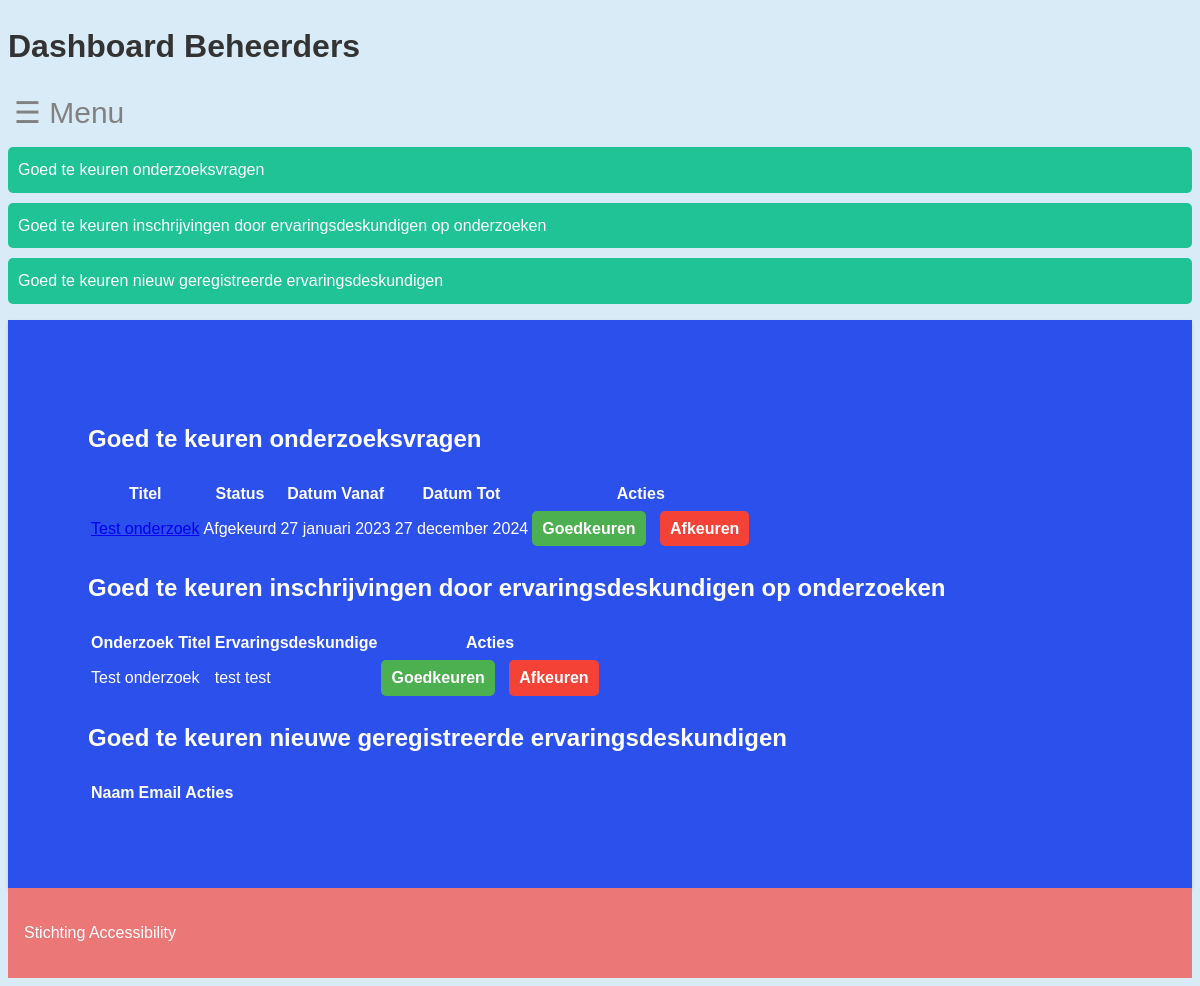
The page /beheerders/dashboard/ (signed in) on the database its author committed.
### core/models.py (models this page shows, shortened)
class Onderzoek(models.Model):
    onderzoek_id = models.AutoField(primary_key=True)
    titel = models.CharField(max_length=255)
    status = models.CharField(max_length=50, blank=True, null=True)
    beschikbaar = models.BooleanField(default=True)
    datum_vanaf = models.DateField(blank=True, null=True)
    datum_tot = models.DateField(blank=True, null=True)
    type_onderzoek = models.CharField(max_length=50, blank=True, null=True)
    locatie = models.CharField(max_length=255, blank=True, null=True)
    met_beloning = models.BooleanField(default=False)
    beloning = models.CharField(max_length=255, blank=True, null=True)
    doelgroep_leeftijd_van = models.IntegerField(blank=True, null=True)
    doelgroep_leeftijd_tot = models.IntegerField(blank=True, null=True)
    doelgroep_beperking = models.CharField(max_length=255, blank=True, null=True)
    organisatie = models.ForeignKey(Organisaties, on_delete=models.CASCADE)
    class Meta:
        db_table = 'Onderzoek'

class OnderzoekErvaringsdeskundige(models.Model):
    onderzoek = models.ForeignKey(Onderzoek, on_delete=models.CASCADE)
    ervaringsdeskundige = models.ForeignKey(Ervaringsdeskundige, on_delete=models.CASCADE)
    is_goedgekeurd = models.BooleanField(default=False)
    class Meta:
        db_table = 'onderzoek_ervaringsdeskundige'
        unique_together = ('onderzoek', 'ervaringsdeskundige')

class Ervaringsdeskundige(models.Model):
    ervaringsdeskundige_id = models.AutoField(primary_key=True)
    bijzonderheden = models.TextField(blank=True, null=True)
    voorkeur_benadering = models.CharField(max_length=255, blank=True, null=True)
    bijzonderheden_beschikbaar = models.CharField(max_length=255, blank=True, null=True)
    gebruiker = models.ForeignKey(Gebruikers, on_delete=models.CASCADE)
    beperkingen = models.ForeignKey(Beperkingen, on_delete=models.SET_NULL, null=True, blank=True)
    toezichthouder = models.ForeignKey(Toezichthouder, on_delete=models.SET_NULL, null=True, blank=True)
    hulpmiddelen = models.ForeignKey(Hulpmiddelen, on_delete=models.SET_NULL, null=True, blank=True)
    is_goedgekeurd = models.BooleanField(default=False)
    class Meta:
        db_table = 'ervaringsdeskundige'

class Gebruikers(AbstractBaseUser, PermissionsMixin):
    gebruiker_id = models.AutoField(primary_key=True)
    voornaam = models.CharField(max_length=255)
    achternaam = models.CharField(max_length=255)
    is_beheerder = models.BooleanField(default=False)
    postcode = models.CharField(max_length=6, blank=True, null=True)
    geslacht = models.CharField(max_length=10, blank=True, null=True)
    email = models.EmailField(unique=True)
    telefoonnummer = models.CharField(max_length=20, blank=True, null=True)
    geboortedatum = models.DateField()
    last_login = models.DateTimeField(blank=True, null=True)
    objects = GebruikersManager()
    USERNAME_FIELD = 'email'
    REQUIRED_FIELDS = []
    class Meta:
        db_table = 'gebruikers'
    @property
    def is_staff(self):
        return self.is_beheerder

### beheerders/views.py (the view)
# urls.py: path('dashboard/', onderzoek_dashboard, name='dashboard_beheer'),
@login_required()
def onderzoek_dashboard(request):
    User = get_user_model()
    if not request.user.is_staff:
        return redirect('dashboard_deskundige')
    niet_goedgekeurde_inschrijvingen = OnderzoekErvaringsdeskundige.objects.filter(is_goedgekeurd=False)
    nieuwe_ervaringsdeskundigen = Ervaringsdeskundige.objects.filter(is_goedgekeurd=False)
    onderzoeken = Onderzoek.objects.filter(status__in=['', 'Afgekeurd'])
    return render(request, 'dashboard_beheer.html', {
        'niet_goedgekeurde_inschrijvingen': niet_goedgekeurde_inschrijvingen,
        'nieuwe_ervaringsdeskundigen': nieuwe_ervaringsdeskundigen,
        'onderzoeken': onderzoeken,
    })

### beheerders/templates/dashboard_beheer.html (shortened to what this page needs)
<!DOCTYPE html>
<html lang="nl">
<head>
    {% load static %}
    <link rel="stylesheet" href="{% static 'CSS/beheerders.css' %}" type="text/css">
</head>
<body>
<header role="banner">
    <h1>Dashboard Beheerders</h1>
</header>
<header>
    <button aria-label="Open Menu" id="openMenu">&#9776; Menu</button>
</header>
<nav role="navigation">
    <ul>
        <li><a href="#onderzoeksvragen">Goed te keuren onderzoeksvragen</a></li>
        <li><a href="#inschrijvingen">Goed te keuren inschrijvingen door ervaringsdeskundigen op onderzoeken</a></li>
        <li><a href="#geregistreerde_evd">Goed te keuren nieuw geregistreerde ervaringsdeskundigen</a></li>
    </ul>
</nav>
<main role="main">
    <section id="onderzoeksvragen" tabindex="-1">
        <h2>Goed te keuren onderzoeksvragen</h2>
        <table>
            <thead>
            <tr>
                <th>Titel</th>
                <th>Status</th>
                <th>Datum Vanaf</th>
                <th>Datum Tot</th>
                <th>Acties</th>
            </tr>
            </thead>
            <tbody>
            {% for onderzoek in onderzoeken %}
                <tr>
                    <td>
                        <a href="{% url 'onderzoek_gegevens' onderzoek.pk %}">{{ onderzoek.titel }}</a>
                    </td>
                    <td>{{ onderzoek.status }}</td>
                    <td>{{ onderzoek.datum_vanaf }}</td>
                    <td>{{ onderzoek.datum_tot }}</td>
                    <td>
                        <a href="{% url 'onderzoek_goedkeuren' onderzoek.pk %}" class="goedkeur-link">Goedkeuren</a>
                        <a href="{% url 'onderzoek_afkeuren' onderzoek.pk %}" class="afkeur-link" style="margin-left: 10px;">Afkeuren</a>
                    </td>
                </tr>
            {% endfor %}
            </tbody>
        </table>
    </section>
    <section id="inschrijvingen" tabindex="-1">
        <h2>Goed te keuren inschrijvingen door ervaringsdeskundigen op onderzoeken</h2>
        <table>
            <thead>
            <tr>
                <th>Onderzoek Titel</th>
                <th>Ervaringsdeskundige</th>
                <th>Acties</th>
            </tr>
            </thead>
            <tbody>
            {% for inschrijving in niet_goedgekeurde_inschrijvingen %}
                <tr>
                    <td>{{ inschrijving.onderzoek.titel }}</td>
                    <td>{{ inschrijving.ervaringsdeskundige.gebruiker.voornaam }} {{ inschrijving.ervaringsdeskundige.gebruiker.achternaam }}</td>
                    <td>
                        <a href="{% url 'inschrijving_goedkeuren' inschrijving.pk %}"
                           class="goedkeur-link">Goedkeuren</a>
                        <a href="{% url 'inschrijving_afkeuren' inschrijving.pk %}" class="afkeur-link"
                           style="margin-left: 10px;">Afkeuren</a>
                    </td>
                </tr>
            {% endfor %}
            </tbody>
        </table>
    </section>
    <section id="geregistreerde_evd" tabindex="-1">
        <h2>Goed te keuren nieuwe geregistreerde ervaringsdeskundigen</h2>
        <table>
            <thead>
            <tr>
                <th>Naam</th>
                <th>Email</th>
                <th>Acties</th>
            </tr>
            </thead>
        </table>
    </section>
</main>
<footer>
    <p>Stichting Accessibility</p>
</footer>
</body>
</html>

### beheerders/static/CSS/beheerders.css (style rules this page uses)
body { font-family: Arial, sans-serif; color: #333; line-height: 1.6; background-color: #d9ebf7; }
nav ul { list-style: none; padding: 0; }
nav ul li { background-color: #1fc396; margin: 10px 0; padding: 10px; border-radius: 5px; }
nav ul li a { color: white; text-decoration: none; }
main { margin: 0 auto; padding: 5rem; background-color: #2b50ec; color: white; box-shadow: 0 2px 4px rgba(0, 0, 0, 0.1); }
footer { padding: 1rem; text-align: left; background-color: #ec7777; color: white; }
#openMenu { font-size: 30px; cursor: pointer; background: none; border: none; color: #818181; }
.goedkeur-link, .afkeur-link { display: inline-block; padding: 5px 10px; color: #fff; text-decoration: none; border-radius: 5px; font-weight: bold; }
.goedkeur-link { background-color: #4CAF50; }
.afkeur-link { background-color: #f44336; }

### rows shown on the page
Onderzoek: titel "Test onderzoek", status "Afgekeurd", datum_vanaf "27 januari 2023", datum_tot "27 december 2024"
OnderzoekErvaringsdeskundige: onderzoek.titel "Test onderzoek", ervaringsdeskundige.gebruiker.voornaam "test", ervaringsdeskundige.gebruiker.achternaam "test"
